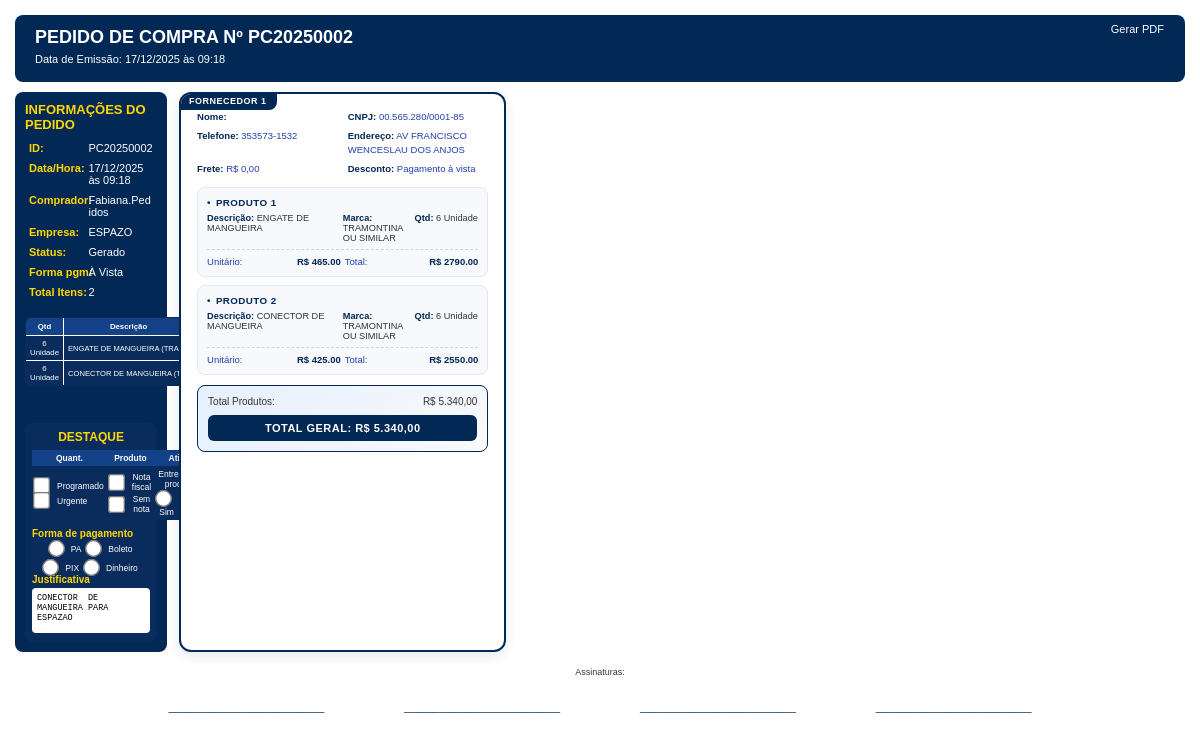
/visualizar_pedido/2 (signed in), run on the app's committed database.
### app.py (models this page shows, shortened)
class PedidosCompra(db.Model):
    __tablename__ = 'PedidosCompra'
    id = db.Column(db.Integer, primary_key=True, autoincrement=True)
    numero_pedido = db.Column(db.Text, nullable=False, unique=True)
    data_criacao = db.Column(db.DateTime, nullable=False, default=get_local_time)
    usuario = db.Column(db.Text, nullable=False)
    status = db.Column(db.Text, nullable=False, default='Gerado')
    pdf_path = db.Column(db.Text, nullable=True)
    valor_total = db.Column(db.Float, nullable=False)
    valor_frete = db.Column(db.Float, nullable=True, default=0.0)
    valor_liquido = db.Column(db.Float, nullable=False)
    forma_pagamento = db.Column(db.Text, nullable=True)
    observacoes = db.Column(db.Text, nullable=True)
    comprovante_pagamento = db.Column(db.Text, nullable=True)
    preenchimentos = db.relationship('SolicitacoesPreenchidas', secondary='pedido_preenchimento_associacao')

class SolicitacoesCompra(db.Model):
    __tablename__ = 'SolicitacoesCompra'
    id = db.Column(db.Integer, primary_key=True)
    cod_material = db.Column(db.Integer, db.ForeignKey('Materiais.CodMaterial'), nullable=False)
    especificacao = db.Column(db.Text, nullable=False)
    quantidade = db.Column(db.String(20), nullable=False)
    unidade_medida = db.Column(db.String(20), nullable=False, default='Unidade')
    aplicacao = db.Column(db.Text, nullable=True)  # Aplicação específica do item
    aplicacao_geral = db.Column(db.Text, nullable=True)  # NOVA COLUNA: Aplicação geral do formulário
    empresa = db.Column(db.Text, nullable=False)
    data_solicitacao = db.Column(db.DateTime, nullable=False, default=get_local_time)
    usuario = db.Column(db.Text, nullable=False)
    foto_path = db.Column(db.Text, nullable=True)
    marca = db.Column(db.Text, nullable=True)
    ativo = db.Column(db.String(3), nullable=False)
    nome_ativo = db.Column(db.Text, nullable=True)
    prioridade = db.Column(db.String(20), nullable=False, default='Programado')
    status_aprovacao = db.Column(db.String(20), nullable=True, default=None)
    observacoes_col = db.Column(db.Text, nullable=True)
    material = db.relationship('Materiais', backref='solicitacoes')
    comprador_atribuido = db.Column(db.Text, nullable=True)  # Novo campo

class Materiais(db.Model):
    __tablename__ = 'Materiais'
    CodMaterial = db.Column(db.Integer, primary_key=True, autoincrement=True)
    DescricaoMaterial = db.Column(db.Text, nullable=False)
    Empresa = db.Column(db.Text, nullable=False)
    Aplicacao = db.Column(db.Text, nullable=False)
    QuantidadeEstoque = db.Column(db.Integer, default=0)
    Fornecedor = db.Column(db.Text)
    NumeroNF = db.Column(db.Text)
    FatorConsumo = db.Column(db.Float, nullable=True, default=0.0)
    Ativo = db.Column(db.Boolean, default=False)

class SolicitacoesPreenchidas(db.Model):
    __tablename__ = 'SolicitacoesPreenchidas'
    id = db.Column(db.Integer, primary_key=True)
    solicitacao_id = db.Column(db.Integer, db.ForeignKey('SolicitacoesCompra.id'), nullable=False)
    fornecedor_id = db.Column(db.Integer, nullable=False)
    valor_unitario = db.Column(db.Float, nullable=False)
    valor_total = db.Column(db.Float, nullable=False)
    valor_frete = db.Column(db.Float, nullable=True)
    prazo_entrega = db.Column(db.Text, nullable=False)
    condicao_pagamento = db.Column(db.Text, nullable=False)
    data_preenchimento = db.Column(db.DateTime, nullable=False, default=get_local_time)
    usuario = db.Column(db.Text, nullable=False)
    status = db.Column(db.Text, nullable=True, default='Rascunho')
    pdf_path = db.Column(db.Text, nullable=True)
    observacoes = db.Column(db.Text, nullable=True)  # Novo campo para observações
    marca = db.Column(db.Text, nullable=True)  # 🔴 NOVO CAMPO ADICIONADO AQUI
    solicitacao = db.relationship('SolicitacoesCompra', backref='preenchimentos_fornecidos')
    historico_descontos = db.relationship(
        "HistoricoDescontos",
        backref="solicitacao_preenchida",
        lazy="dynamic",
        cascade="all, delete-orphan"
    )

### app.py (the view)
@routes_bp.route('/visualizar_pedido/<int:pedido_id>', methods=['GET'])
def visualizar_pedido(pedido_id):
    if 'usuario' not in session:
        flash('Acesso não autorizado', 'error')
        return redirect(url_for('routes_bp.login'))
    try:
        pedido = PedidosCompra.query.get_or_404(pedido_id)
        materiais_por_fornecedor = {}
        for preench in pedido.preenchimentos:
            forn_id = str(preench.fornecedor_id)  # Usar string como chave para evitar issues
            if forn_id not in materiais_por_fornecedor:
                info = get_fornecedor_details_full(preench.fornecedor_id)
                materiais_por_fornecedor[forn_id] = {'info': info, 'itens': []}
            item = {
                'material': preench.solicitacao.material.DescricaoMaterial if preench.solicitacao.material else 'Não informado',
                'marca': preench.solicitacao.marca or 'Sem marca',
                'especificacao': preench.solicitacao.especificacao or 'N/A',
                'quantidade': preench.solicitacao.quantidade,
                'unidade': preench.solicitacao.unidade_medida or 'Un',
                'valor_unitario': preench.valor_unitario,
                'valor_total': preench.valor_total,
                'prazo_entrega': preench.prazo_entrega or 'N/A'
            }
            materiais_por_fornecedor[forn_id]['itens'].append(item)
        total_itens = sum(len(dados['itens']) for dados in materiais_por_fornecedor.values())
        return render_template(
            'pedido_compra_pdf.html',
            pedido=pedido,
            usuario=pedido.usuario or session['usuario'],  # Ajuste conforme necessário (pode ser pedido.usuario)
            total_itens=total_itens,
            materiais_por_fornecedor=materiais_por_fornecedor
        )
    except Exception as e:
        flash(f'Erro ao visualizar pedido: {str(e)}', 'error')
        logging.error(f"Erro em visualizar_pedido para ID {pedido_id}: {str(e)}", exc_info=True)
        return redirect(url_for('routes_bp.listar_pedidos_compras'))  # Ajuste para a rota de listagem correta

### templates/pedido_compra_pdf.html (shortened to what this page needs)
<!DOCTYPE html>
<html lang="pt-BR">
<head>
</head>
<body>
<button class="print-button" id="gerarPDF">Gerar PDF</button>
<div class="header">
    <h1>PEDIDO DE COMPRA Nº {{ pedido.numero_pedido }}</h1>
    <p>Data de Emissão: {{ pedido.data_criacao.strftime('%d/%m/%Y às %H:%M') }}</p>
</div>
<div class="main-container">
    <div class="left-column">
        <div>
            <h2>INFORMAÇÕES DO PEDIDO</h2>
            <table class="info-pedido">
                <tr><td class="label">ID:</td><td class="value">{{ pedido.numero_pedido }}</td></tr>
                <tr><td class="label">Data/Hora:</td><td class="value">{{ pedido.data_criacao.strftime('%d/%m/%Y às %H:%M') }}</td></tr>
                <tr><td class="label">Comprador:</td><td class="value">{{ usuario }}</td></tr>
                <tr><td class="label">Empresa:</td><td class="value">{{ pedido.preenchimentos[0].solicitacao.empresa if pedido.preenchimentos else 'Não informado' }}</td></tr>
                <tr><td class="label">Status:</td><td class="value">{{ pedido.status }}</td></tr>
                <tr><td class="label">Forma pgm:</td><td class="value">
                    {% if pedido.forma_pagamento %}
                        {% if '-' in pedido.forma_pagamento %}
                            {{ pedido.forma_pagamento.split('-')[0]|trim }}
                        {% else %}
                            {{ pedido.forma_pagamento }}
                        {% endif %}
                    {% else %}
                        Não informado
                    {% endif %}
                </td></tr>
                <tr><td class="label">Total Itens:</td><td class="value">{{ total_itens }}</td></tr>
            </table>
            <table class="mini-table">
                <thead>
                    <tr>
                        <th class="qtd">Qtd</th>
                        <th>Descrição</th>
                        <th class="ativo">Ativo</th>
                    </tr>
                </thead>
                <tbody>
                    {% for fornecedor_id, dados in materiais_por_fornecedor.items() %}
                        {% for item in dados.itens %}
                        <tr>
                            <td class="qtd">{{ item.quantidade }} {{ item.unidade|default('un', true) }}</td>
                            <td class="desc" title="{{ item.material }}{% if item.marca and item.marca != 'sem marca' %} ({{ item.marca }}){% endif %}">
                                {{ item.material|truncate(38, true, '...') }}
                                {% if item.marca and item.marca != 'sem marca' %} ({{ item.marca|truncate(12, true, '...') }}){% endif %}
                            </td>
                            <td class="ativo"><input type="checkbox"></td>
                        </tr>
                        {% endfor %}
                    {% else %}
                        <tr><td colspan="3" style="text-align:center; color:#aaa; font-size:7.5px;">Nenhum item</td></tr>
                    {% endfor %}
                </tbody>
            </table>
        </div>
        <div class="destaque-section">
            <h2>DESTAQUE</h2>
            <table class="destaque-table">
                <thead><tr><th>Quant.</th><th>Produto</th><th>Ativo</th></tr></thead>
                <tbody>
                    <tr>
                        <td>
                            <div class="checkbox-duo">
                                <div class="checkbox-item"><input type="checkbox">Programado</div>
                                <div class="checkbox-item"><input type="checkbox">Urgente</div>
                            </div>
                        </td>
                        <td>
                            <div class="checkbox-duo">
                                <div class="checkbox-item"><input type="checkbox">Nota fiscal</div>
                                <div class="checkbox-item"><input type="checkbox">Sem nota</div>
                            </div>
                        </td>
                        <td>
                            <div class="entrega-group">
                                <span>Entrega do produto</span>
                                <div class="entrega-options">
                                    <div><input type="radio" name="entrega">Sim</div>
                                    <div><input type="radio" name="entrega">Não</div>
                                </div>
                            </div>
                        </td>
                    </tr>
                </tbody>
            </table>
            <div class="forma-pagamento">
                <strong>Forma de pagamento</strong>
                <div class="pagamento-options">
                    {% for fp in ['PA','Boleto','PIX','Dinheiro'] %}
                    <div class="pagamento-item">
                        <input type="radio" name="pagamento"> {{ fp }}
                    </div>
                    {% endfor %}
                </div>
            </div>
            <div class="justificativa">
                <strong>Justificativa</strong>
                <textarea readonly>{{ pedido.observacoes or ' ' }}</textarea>
            </div>
        </div>
    </div>
    <div class="right-column">
        {% for fornecedor_id, dados in materiais_por_fornecedor.items() %}
        <div class="fornecedor-card">
            <div class="fornecedor-info">
                <div><strong>Nome:</strong> {{ dados.info.nome }}</div>
                <div><strong>CNPJ:</strong> {{ dados.info.cnpj }}</div>
                <div><strong>Telefone:</strong> {{ dados.info.telefone }}</div>
                <div><strong>Endereço:</strong> {{ dados.info.endereco }}</div>
                {% if dados.frete is defined %}
                <div class="frete-info"><strong>Frete:</strong> R$ {{ "%.2f"|format(dados.frete|default(0)|float) }}</div>
                {% elif pedido.valor_frete %}
                <div class="frete-info"><strong>Frete:</strong> R$ {{ "%.2f"|format(pedido.valor_frete or 0) }}</div>
                {% else %}
                <div class="frete-info"><strong>Frete:</strong> R$ 0,00</div>
                {% endif %}
                {% if dados.desconto is defined %}
                <div class="desconto-info"><strong>Desconto:</strong> R$ {{ "%.2f"|format(dados.desconto|default(0)|float) }}</div>
                {% elif pedido.forma_pagamento and '-' in pedido.forma_pagamento %}
                <div class="desconto-info"><strong>Desconto:</strong> {{ pedido.forma_pagamento.split('-')[1]|trim }}</div>
                {% else %}
                <div class="desconto-info"><strong>Desconto:</strong> R$ 0,00</div>
                {% endif %}
            </div>
            <div class="produtos-lista">
                {% for item in dados.itens %}
                <div class="produto-item">
                    <div class="produto-header">Produto {{ loop.index }}</div>
                    <div class="produto-detalhes">
                        <div><strong>Descrição:</strong> {{ item.material }}</div>
                        <div><strong>Marca:</strong> {{ item.marca|default('sem marca', true) }}</div>
                        <div><strong>Qtd:</strong> {{ item.quantidade }} {{ item.unidade|default('un', true) }}</div>
                    </div>
                    <div class="produto-valores">
                        <div class="valor-item"><span>Unitário:</span><span>R$ {{ "%.2f"|format(item.valor_unitario|default(0)|float) }}</span></div>
                        <div class="valor-item"><span>Total:</span><span class="item-total">R$ {{ "%.2f"|format(item.valor_total|default(0)|float) }}</span></div>
                    </div>
                </div>
                {% endfor %}
            </div>
            <div class="total-fornecedor">
                <div class="total-line">
                    <span>Total Produtos:</span>
                    <span class="total-produtos">R$ 0,00</span>
                </div>
                <div class="total-geral-fornecedor">Total Geral: R$ 0,00</div>
            </div>
        </div>
        {% endfor %}
    </div>
</div>
<div class="footer">
    <div>Assinaturas:</div>
    <div class="assinaturas">
        <div class="assinatura">
            <div class="linha-assinatura">____________________________</div>
        </div>
        <div class="assinatura">
            <div class="linha-assinatura">____________________________</div>
        </div>
        <div class="assinatura">
            <div class="linha-assinatura">____________________________</div>
        </div>
        <div class="assinatura">
            <div class="linha-assinatura">____________________________</div>
        </div>
    </div>
</div>
</body>
</html>

### data on the page
PedidosCompra: numero_pedido "PC20250002", data_criacao "17/12/2025 às 09:18", usuario "Fabiana.Pedidos", status "Gerado", forma_pagamento "À Vista", observacoes "CONECTOR DE MANGUEIRA PARA ESPAZAO", forma_pagamento "Pagamento à vista"
SolicitacoesCompra: empresa "ESPAZO", unidade "Unidade", marca "TRA…", marca "TRAMONTINA OU SIMILAR", unidade "Unidade"
Materiais: material "ENGATE DE MANGUEIRA", material "ENGATE DE MANGUEIRA"
SolicitacoesCompra: unidade "Unidade", marca "TRAMONTINA OU SIMILAR", unidade "Unidade"
Materiais: material "CONECTOR DE MANGUEIRA", material "CONECTOR DE MANGUEIRA"
SolicitacoesPreenchidas: valor_unitario "465.00", valor_total "2790.00"
SolicitacoesPreenchidas: valor_unitario "425.00", valor_total "2550.00"

### other printed values
{{ total_itens }} "2"
{{ item.quantidade }} "6" "6"
{{ fp }} "PA" "Boleto" "PIX" "Dinheiro"
{{ dados.info.cnpj }} "00.565.280/0001-85"
{{ dados.info.telefone }} "353573-1532"
{{ dados.info.endereco }} "AV FRANCISCO WENCESLAU DOS ANJOS"
